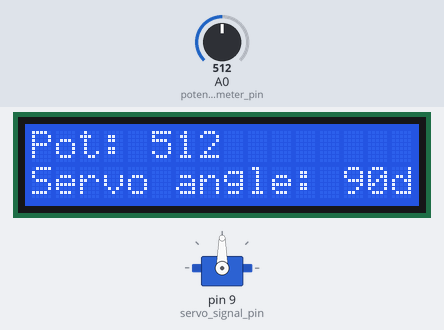
Bench run of a sketch on a simulated Arduino Uno, built with avr-gcc and run on an emulated ATmega328P. Shown: servo, 16×2 character LCD. Inputs (shaded band) come from the test bench; at power-on: A0 (potenciometer_pin) = 512.

Above: at 7.3 s.
7.4 s: A0 (potenciometer_pin) set to 716
At 8.4 s:
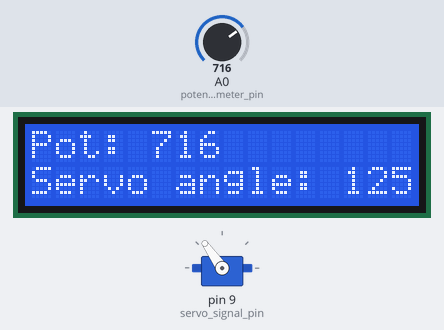
8.9 s: A0 (potenciometer_pin) set to 900
At 9.4 s:
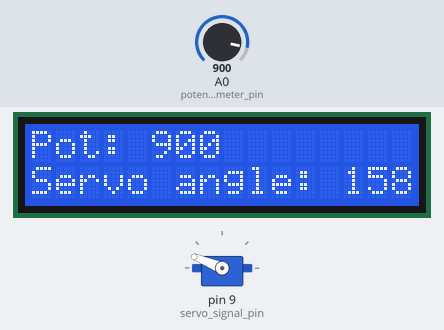
10.4 s: A0 (potenciometer_pin) set to 1023
At 11.6 s:
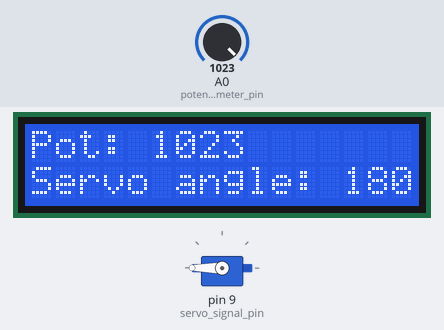
11.9 s: A0 (potenciometer_pin) set to 306
At 12.7 s:
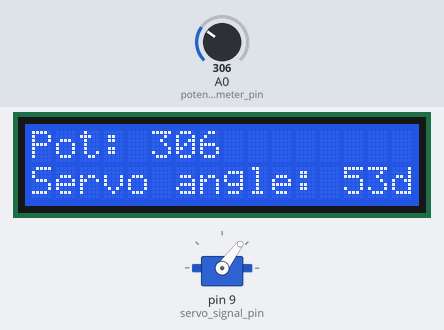
13.4 s: A0 (potenciometer_pin) set to 122
At 14.4 s:
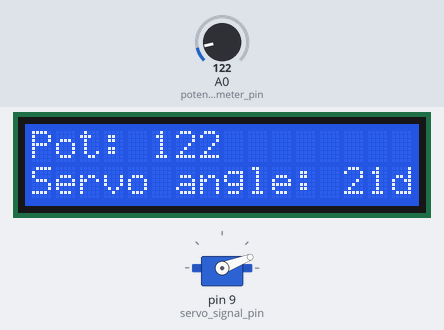
14.9 s: A0 (potenciometer_pin) set to 0
At 15.2 s:
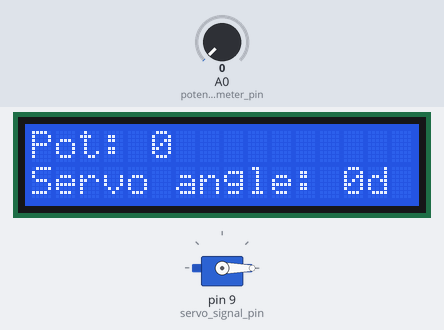
Timing chart, 0 to 17.4 s (numbered marks = the images above; inputs shaded):
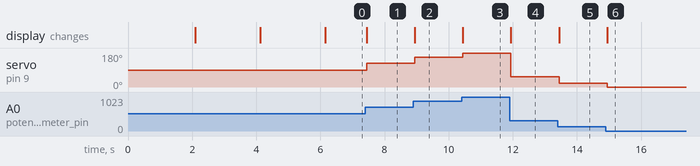

Measured:
- after the input at 7.4 s, servo on pin 9 (servo_signal_pin): 90° → 125° at once; the display: changes at once (image 1)
- after the input at 8.9 s, servo on pin 9 (servo_signal_pin): 125° → 158° at once; the display: changes at once (image 2)
- after the input at 10.4 s, servo on pin 9 (servo_signal_pin): 158° → 180° at once; the display: changes at once (image 3)
- after the input at 11.9 s, servo on pin 9 (servo_signal_pin): 180° → 53° at once; the display: changes at once (image 4)
- after the input at 13.4 s, servo on pin 9 (servo_signal_pin): 53° → 21° after 0.05 s; the display: changes after 0.05 s (image 5)
- after the input at 14.9 s, servo on pin 9 (servo_signal_pin): 21° → 0° at once; the display: changes at once (image 6)

The sketch:

servo_potenciometer_with_display.ino
```cpp
#include <Wire.h>
#include <LiquidCrystal_I2C.h>
#include <Servo.h>

int potenciometer_pin = A0;  // analog pin used to connect the potentiometer
int servo_signal_pin = 9;

//Crear el objeto lcd  dirección  0x3F y 16 columnas x 2 filas
LiquidCrystal_I2C lcd(0x3F,16,2);  //

Servo myservo;  // create servo object to control a servo

char degree = 'd';
int pval = -1;
int sangle = 0;


void setup()
{
  myservo.attach(servo_signal_pin);

  //Encender la luz de fondo.
  lcd.init();
  lcd.backlight();
  lcd.clear();
  lcd.setCursor(0,0);
  lcd.print("Initializing...");

  int sangle = myservo.read();
  delay(2000);

  lcd.clear();
  lcd.setCursor(0,0);
  lcd.print("Servo angle:");
  lcd.setCursor(0,1);
  lcd.print(sangle);
  lcd.print(degree); //degree symbol

  delay(2000);
  lcd.clear();
  lcd.setCursor(0,0);
  lcd.print("Setting to  90");
  lcd.print(degree); //degree symbol
  myservo.write(90);
  delay(2000);
}

void loop()
{
  int new_pval = analogRead(potenciometer_pin);
  if ( new_pval == pval){
    delay(20);
    return;
  }
  pval = new_pval;
  sangle = map(pval, 0, 1023, 0, 180);     // scale it to use it with the servo (value between 0 and 180)
  myservo.write(sangle);                  // sets the servo position according to the scaled value
  refresh_display();
  delay(20);
}

void refresh_display(){
  lcd.clear();
  lcd.setCursor(0,0);
  lcd.print("Pot: ");
  lcd.print(pval);
  lcd.setCursor(0,1);
  lcd.print("Servo angle: ");
  lcd.print(sangle);
  lcd.print(degree); //degree symbol
}
```
